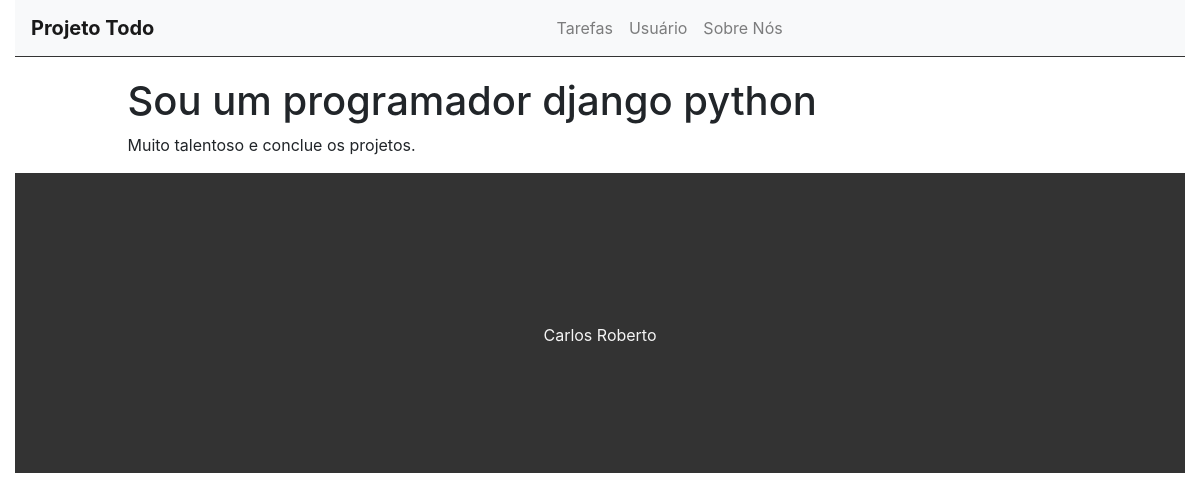
The app's page /task/16 with its own data.
### task/models.py (models this page shows, shortened)
class Task(models.Model):
    STATUS = (
        ('doing','fazendo'),
        ('done','feito'),
    )
    title = models.CharField(max_length=255,)
    description = models.TextField()
    done = models.CharField(
        max_length=5,
        choices=STATUS,
    )
    created_at = models.DateTimeField(auto_now_add=True)
    update_at= models.DateTimeField(auto_now=True)

### task/views.py (the view)
# urls.py: path('task/<int:id>', views.taskView, name='task-view'),
def taskView(request, id):
    task = get_object_or_404(Task, pk=id)
    return render(request, 'tasks/task.html', {'task':task})

### task/templates/tasks/task.html (shortened to what this page needs)
{% extends 'base.html' %}
{% block content %}
    <div class="offset-1 col-10 list-div">
        <h1>{{ task.title }}</h1>
        <p> {{ task.description }} <p>
    </div>
{% endblock  %}

### task/static/css/styles.css (style rules this page uses)
.list-div { padding: 0; }

### records on screen
Task: title "Sou um programador django python", description "Muito talentoso e conclue os projetos."
